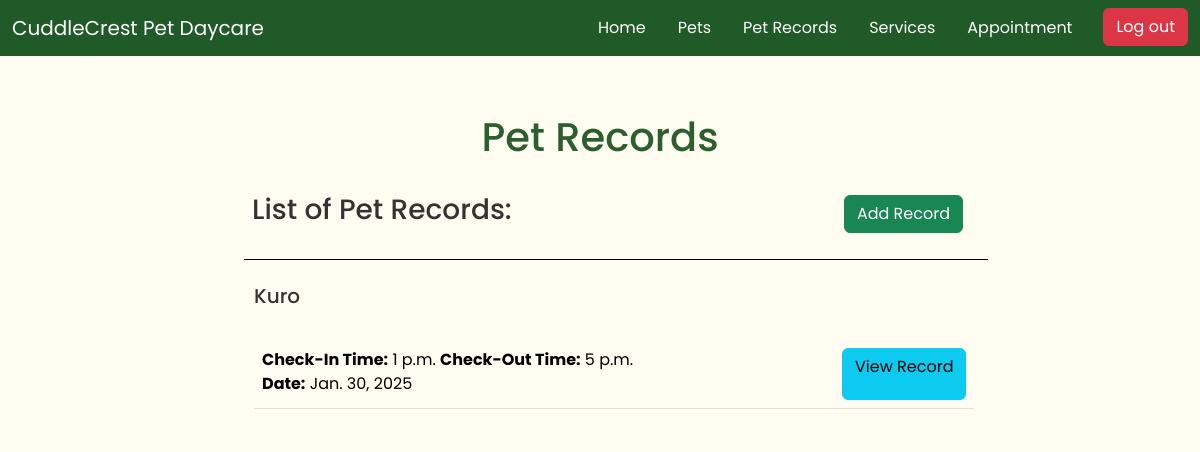
Before: /pet-record/ (signed in) with the older database file.
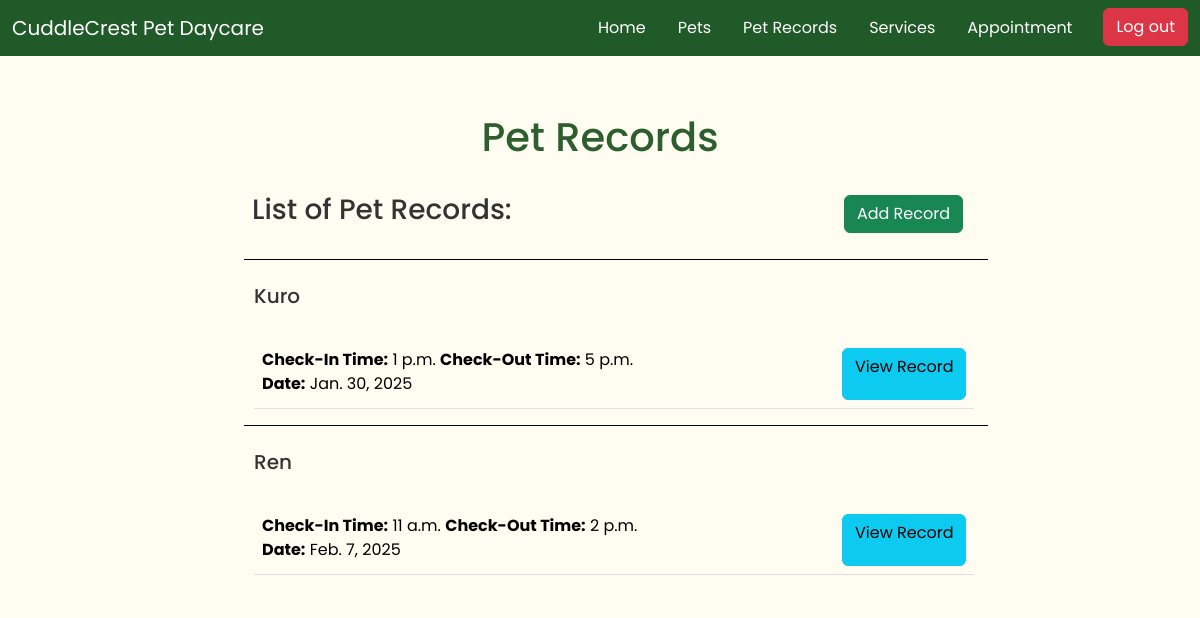
After: the same page with the newer database file.
### app/models.py (models this page shows, shortened)
class PetProfile(models.Model):
    pet_name = models.CharField(max_length=50)
    breed = models.CharField(max_length=50)
    weight = models.DecimalField(max_digits=5, decimal_places=2)
    sex = models.CharField(max_length=1, choices=[
        ('M', 'Male'),
        ('F', 'Female'),
        ('O', 'Other'),
    ])
    owner = models.ForeignKey(settings.AUTH_USER_MODEL, on_delete=models.CASCADE)
    VACCINATION_STATUS_CHOICES = [
        ('vaccinated', 'Vaccinated'),
        ('not_vaccinated', 'Not Vaccinated'),
    ]
    vaccination_status = models.CharField(
        max_length=20,
        choices=VACCINATION_STATUS_CHOICES,
        default='not_vaccinated'
    )
    pet_image = models.ImageField(upload_to='media/', null=True, blank=True)

class PetRecord(models.Model):
    pet = models.ForeignKey(PetProfile, on_delete=models.CASCADE)
    date = models.DateField(null=True, blank=True)
    check_in_time = models.TimeField(null=True, blank=True)
    check_out_time = models.TimeField(null=True, blank=True)
    activities = models.TextField(null=True, blank=True)
    notes = models.TextField(null=True, blank=True)

### app/views.py (the view)
# urls.py: path('pet-record/', PetRecordListView.as_view(), name='pet_record_list'),
class PetRecordListView(LoginRequiredMixin, ListView):
    model = PetRecord
    template_name = 'pet_record/pet_record_list.html'
    context_object_name = 'records'
    def get_queryset(self):
        if self.request.user.is_staff:
            return PetRecord.objects.all()
        else:
            user_pets = PetProfile.objects.filter(owner=self.request.user)
            return PetRecord.objects.filter(pet__in=user_pets)
    def get_context_data(self, **kwargs):
        context = super().get_context_data(**kwargs)
        pet_records = defaultdict(list)
        for record in context['records']:
            pet_records[record.pet].append(record)
        context['pet_records'] = dict(pet_records)
        return context

### app/templates/pet_record/pet_record_list.html
{% extends 'app/base.html' %}
{% block content %}
<div class="container" id="list-container">
    <br>
    <br>
    <h1>Pet Records</h1> <br>
    <div id="list-header">
        <h3>List of Pet Records:</h3>
        {% if user.is_staff %}
        <a href="{% url 'pet_record_create' %}" class="btn btn-success">Add Record</a>
        {% endif %}
    </div>
    <br>
    <ul>
        {% for pet, records in pet_records.items %}
            <li id="pet-records-list">
                <div id="pet-left" id="pet-records">
                    <br>
                    <strong><h5>{{ pet.pet_name }}</h5></strong><br>
                    {% if records %}
                    <table class="table">
                        <tbody>
                            {% for record in records %}
                            <tr >
                                <td id="date">
                                    <strong>Check-In Time:</strong> {{ record.check_in_time }}  <strong>Check-Out Time:</strong> {{ record.check_out_time }} <br>
                                    <strong>Date:</strong> {{ record.date }}
                                </td>
                                <td>
                                    <a href="{% url 'pet_record_detail' record.pk %}" class="btn btn-info">View Record</a>
                                </td>
                            </tr>
                            {% endfor %}
                        </tbody>
                    </table>
                    {% else %}
                        <li id="list-items">
                            <p>No records found.</p>
                        </li>
                    {% endif %}
                </div>
            </li>
        {% empty %}
            <li id="list-items">
                <p>No records found.</p>
            </li>
        {% endfor %}
    </ul>
</div>
<br>
<br>
{% endblock content %}

Changed rows visible on the page:
added PetProfile: pet_name "Ren"
added PetRecord: check_in_time "11 a.m.", check_out_time "2 p.m.", date "Feb. 7, 2025", shown under "Ren"
